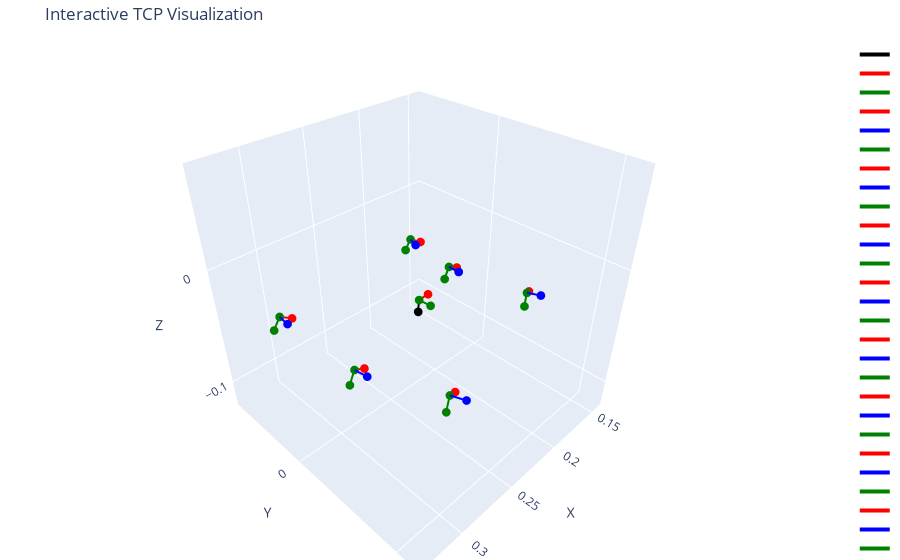

This figure's notebook cell:
### Code cell
#1 Flip normal direction
normal_flipped = -normal
fig = go.Figure()
fig.add_trace(arrow(origin, normal_flipped * 0.01, 'black'))

#2 Derive new u vector from average pose x axes
x_axes = []
for s in poses:
    rotvec = np.array([s["ee.wx"], s["ee.wy"], s["ee.wz"]])
    rot = R.from_rotvec(rotvec)
    R_mat = rot.as_matrix()
    x_axis = R_mat @ np.array([1, 0, 0])
    x_axes.append(x_axis)
x_axes = np.array(x_axes)
u_new = np.mean(x_axes, axis=0)
u_new /= np.linalg.norm(u_new)

#3 Make sure u_new is orthogonal to normal_flipped
v_new = np.cross(normal_flipped, u_new)
u_new = np.cross(v_new, normal_flipped)
u_new /= np.linalg.norm(u_new)
v_new /= np.linalg.norm(v_new)
fig.add_trace(arrow(origin, u_new * 0.01, 'red'))

# check handedness / transform axis to transformation matrix
R_new = np.column_stack((u_new, v_new, normal_flipped))
print("Determinant of R_new (should be 1): ", np.linalg.det(R_new))

# get vec rot
rot_new = R.from_matrix(R_new).as_rotvec()
print("New rotation vector (radians): ", rot_new)


#4 Define y axis as cross product
v_new = np.cross(normal_flipped, u_new)
v_new /= np.linalg.norm(v_new)
fig.add_trace(arrow(origin, v_new * 0.01, 'green'))

    # Layout

plot_poses(T, u, v, origin, normal, poses, fig)
r = 0.1
fig.update_layout(
    scene=dict(
        xaxis=dict(range=[origin[0] - r, origin[0] + r], title='X'),
        yaxis=dict(range=[origin[1] - r, origin[1] + r], title='Y'),
        zaxis=dict(range=[origin[2] - r, origin[2] + r], title='Z'),
        aspectmode='cube'
    ),
    margin=dict(l=0, r=0, t=40, b=0),
    title="Interactive TCP Visualization",
)
fig.show()

### Figure 1 — Plotly figure (JSON) as saved in the notebook; plotly's stock layout.template omitted (floating-point values rounded to 4 significant figures)
{"data": [{"line": {"color": "black", "width": 4}, "marker": {"color": "black", "size": 3}, "mode": "lines+markers", "name": "", "x": [0.2382, 0.2388], "y": [0.01953, 0.0192], "z": [-0.02409, -0.03407], "type": "scatter3d"}, {"line": {"color": "red", "width": 4}, "marker": {"color": "red", "size": 3}, "mode": "lines+markers", "name": "", "x": [0.2382, 0.2283], "y": [0.01953, 0.0184], "z": [-0.02409, -0.02464], "type": "scatter3d"}, {"line": {"color": "green", "width": 4}, "marker": {"color": "green", "size": 3}, "mode": "lines+markers", "name": "", "x": [0.2382, 0.2371], "y": [0.01953, 0.02946], "z": [-0.02409, -0.02449], "type": "scatter3d"}, {"line": {"color": "red", "width": 4}, "marker": {"color": "red", "size": 3}, "mode": "lines+markers", "name": "", "x": [0.2935, 0.2854], "y": [0.0994, 0.09628], "z": [-0.02237, -0.02731], "type": "scatter3d"}, {"line": {"color": "blue", "width": 4}, "marker": {"color": "blue", "size": 3}, "mode": "lines+markers", "name": "", "x": [0.2935, 0.2899], "y": [0.0994, 0.1087], "z": [-0.02237, -0.02234], "type": "scatter3d"}, {"line": {"color": "green", "width": 4}, "marker": {"color": "green", "size": 3}, "mode": "lines+markers", "name": "", "x": [0.2935, 0.2981], "y": [0.0994, 0.1012], "z": [-0.02237, -0.03106], "type": "scatter3d"}, {"line": {"color": "red", "width": 4}, "marker": {"color": "red", "size": 3}, "mode": "lines+markers", "name": "", "x": [0.3154, 0.3068], "y": [0.0419, 0.04064], "z": [-0.02566, -0.03065], "type": "scatter3d"}, {"line": {"color": "blue", "width": 4}, "marker": {"color": "blue", "size": 3}, "mode": "lines+markers", "name": "", "x": [0.3154, 0.3139], "y": [0.0419, 0.05179], "z": [-0.02566, -0.02563], "type": "scatter3d"}, {"line": {"color": "green", "width": 4}, "marker": {"color": "green", "size": 3}, "mode": "lines+markers", "name": "", "x": [0.3154, 0.3203], "y": [0.0419, 0.04265], "z": [-0.02566, -0.03433], "type": "scatter3d"}, {"line": {"color": "red", "width": 4}, "marker": {"color": "red", "size": 3}, "mode": "lines+markers", "name": "", "x": [0.3221, 0.3137], "y": [-0.02406, -0.02329], "z": [-0.01725, -0.02252], "type": "scatter3d"}, {"line": {"color": "blue", "width": 4}, "marker": {"color": "blue", "size": 3}, "mode": "lines+markers", "name": "", "x": [0.3221, 0.323], "y": [-0.02406, -0.0141], "z": [-0.01725, -0.01722], "type": "scatter3d"}, {"line": {"color": "green", "width": 4}, "marker": {"color": "green", "size": 3}, "mode": "lines+markers", "name": "", "x": [0.3221, 0.3274], "y": [-0.02406, -0.0245], "z": [-0.01725, -0.02575], "type": "scatter3d"}, {"line": {"color": "red", "width": 4}, "marker": {"color": "red", "size": 3}, "mode": "lines+markers", "name": "", "x": [0.312, 0.3041], "y": [-0.09047, -0.0878], "z": [-0.01048, -0.01598], "type": "scatter3d"}, {"line": {"color": "blue", "width": 4}, "marker": {"color": "blue", "size": 3}, "mode": "lines+markers", "name": "", "x": [0.312, 0.3152], "y": [-0.09047, -0.08099], "z": [-0.01048, -0.01045], "type": "scatter3d"}, {"line": {"color": "green", "width": 4}, "marker": {"color": "green", "size": 3}, "mode": "lines+markers", "name": "", "x": [0.312, 0.3172], "y": [-0.09047, -0.09219], "z": [-0.01048, -0.01884], "type": "scatter3d"}, {"line": {"color": "red", "width": 4}, "marker": {"color": "red", "size": 3}, "mode": "lines+markers", "name": "", "x": [0.1781, 0.1697], "y": [-0.05045, -0.04736], "z": [-0.02867, -0.03321], "type": "scatter3d"}, {"line": {"color": "blue", "width": 4}, "marker": {"color": "blue", "size": 3}, "mode": "lines+markers", "name": "", "x": [0.1781, 0.1815], "y": [-0.05045, -0.04106], "z": [-0.02867, -0.02864], "type": "scatter3d"}, {"line": {"color": "green", "width": 4}, "marker": {"color": "green", "size": 3}, "mode": "lines+markers", "name": "", "x": [0.1781, 0.1823], "y": [-0.05045, -0.05198], "z": [-0.02867, -0.03759], "type": "scatter3d"}, {"line": {"color": "red", "width": 4}, "marker": {"color": "red", "size": 3}, "mode": "lines+markers", "name": "", "x": [0.1863, 0.1774], "y": [-0.0002372, -0.0001687], "z": [-0.02905, -0.03356], "type": "scatter3d"}, {"line": {"color": "blue", "width": 4}, "marker": {"color": "blue", "size": 3}, "mode": "lines+markers", "name": "", "x": [0.1863, 0.1864], "y": [-0.0002372, 0.009763], "z": [-0.02905, -0.02902], "type": "scatter3d"}, {"line": {"color": "green", "width": 4}, "marker": {"color": "green", "size": 3}, "mode": "lines+markers", "name": "", "x": [0.1863, 0.1908], "y": [-0.0002372, -0.0002341], "z": [-0.02905, -0.03798], "type": "scatter3d"}, {"line": {"color": "red", "width": 4}, "marker": {"color": "red", "size": 3}, "mode": "lines+markers", "name": "", "x": [0.1721, 0.164], "y": [0.06263, 0.05888], "z": [-0.02922, -0.03371], "type": "scatter3d"}, {"line": {"color": "blue", "width": 4}, "marker": {"color": "blue", "size": 3}, "mode": "lines+markers", "name": "", "x": [0.1721, 0.1679], "y": [0.06263, 0.0717], "z": [-0.02922, -0.02918], "type": "scatter3d"}, {"line": {"color": "green", "width": 4}, "marker": {"color": "green", "size": 3}, "mode": "lines+markers", "name": "", "x": [0.1721, 0.1762], "y": [0.06263, 0.06455], "z": [-0.02922, -0.03815], "type": "scatter3d"}, {"line": {"color": "red", "width": 4}, "marker": {"color": "red", "size": 3}, "mode": "lines+markers", "name": "", "x": [0.1259, 0.1205], "y": [0.1176, 0.1104], "z": [-0.03003, -0.03446], "type": "scatter3d"}, {"line": {"color": "blue", "width": 4}, "marker": {"color": "blue", "size": 3}, "mode": "lines+markers", "name": "", "x": [0.1259, 0.1179], "y": [0.1176, 0.1235], "z": [-0.03003, -0.02999], "type": "scatter3d"}, {"line": {"color": "green", "width": 4}, "marker": {"color": "green", "size": 3}, "mode": "lines+markers", "name": "", "x": [0.1259, 0.1285], "y": [0.1176, 0.1211], "z": [-0.03003, -0.03899], "type": "scatter3d"}], "layout": {"scene": {"xaxis": {"range": [0.1382, 0.3382], "title": {"text": "X"}}, "yaxis": {"range": [-0.08047, 0.1195], "title": {"text": "Y"}}, "zaxis": {"range": [-0.1241, 0.07591], "title": {"text": "Z"}}, "aspectmode": "cube"}, "margin": {"l": 0, "r": 0, "t": 40, "b": 0}, "title": {"text": "Interactive TCP Visualization"}}}
